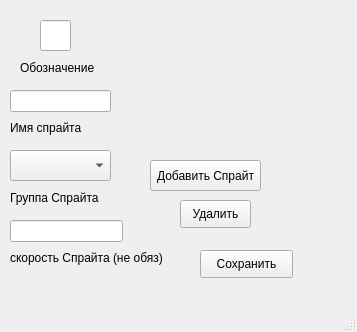
<?xml version="1.0" encoding="UTF-8"?>
<ui version="4.0">
 <class>MainWindow</class>
 <widget class="QMainWindow" name="MainWindow">
  <property name="geometry">
   <rect>
    <x>0</x>
    <y>0</y>
    <width>357</width>
    <height>332</height>
   </rect>
  </property>
  <property name="windowTitle">
   <string>Custom Class</string>
  </property>
  <widget class="QWidget" name="centralwidget">
   <widget class="QLineEdit" name="symbol">
    <property name="geometry">
     <rect>
      <x>40</x>
      <y>20</y>
      <width>31</width>
      <height>31</height>
     </rect>
    </property>
    <property name="font">
     <font>
      <pointsize>10</pointsize>
     </font>
    </property>
   </widget>
   <widget class="QLabel" name="label">
    <property name="geometry">
     <rect>
      <x>20</x>
      <y>60</y>
      <width>81</width>
      <height>16</height>
     </rect>
    </property>
    <property name="text">
     <string>Обозначение</string>
    </property>
   </widget>
   <widget class="QPushButton" name="add">
    <property name="geometry">
     <rect>
      <x>150</x>
      <y>160</y>
      <width>111</width>
      <height>31</height>
     </rect>
    </property>
    <property name="text">
     <string>Добавить Спрайт</string>
    </property>
   </widget>
   <widget class="QLabel" name="imageLabel">
    <property name="geometry">
     <rect>
      <x>170</x>
      <y>40</y>
      <width>75</width>
      <height>100</height>
     </rect>
    </property>
    <property name="text">
     <string/>
    </property>
   </widget>
   <widget class="QComboBox" name="comboBox">
    <property name="geometry">
     <rect>
      <x>10</x>
      <y>150</y>
      <width>101</width>
      <height>31</height>
     </rect>
    </property>
   </widget>
   <widget class="QLabel" name="label_3">
    <property name="geometry">
     <rect>
      <x>10</x>
      <y>250</y>
      <width>171</width>
      <height>16</height>
     </rect>
    </property>
    <property name="text">
     <string>скорость Спрайта (не обяз)</string>
    </property>
   </widget>
   <widget class="QLabel" name="label_4">
    <property name="geometry">
     <rect>
      <x>10</x>
      <y>190</y>
      <width>101</width>
      <height>16</height>
     </rect>
    </property>
    <property name="text">
     <string>Группа Спрайта</string>
    </property>
   </widget>
   <widget class="QPushButton" name="delete_2">
    <property name="geometry">
     <rect>
      <x>180</x>
      <y>200</y>
      <width>71</width>
      <height>28</height>
     </rect>
    </property>
    <property name="text">
     <string>Удалить</string>
    </property>
   </widget>
   <widget class="QLineEdit" name="sprName">
    <property name="geometry">
     <rect>
      <x>10</x>
      <y>90</y>
      <width>101</width>
      <height>22</height>
     </rect>
    </property>
   </widget>
   <widget class="QLabel" name="label_2">
    <property name="geometry">
     <rect>
      <x>10</x>
      <y>120</y>
      <width>91</width>
      <height>16</height>
     </rect>
    </property>
    <property name="text">
     <string>Имя спрайта</string>
    </property>
   </widget>
   <widget class="QLineEdit" name="Velocity">
    <property name="geometry">
     <rect>
      <x>10</x>
      <y>220</y>
      <width>113</width>
      <height>22</height>
     </rect>
    </property>
   </widget>
   <widget class="QPushButton" name="save">
    <property name="geometry">
     <rect>
      <x>200</x>
      <y>250</y>
      <width>93</width>
      <height>28</height>
     </rect>
    </property>
    <property name="text">
     <string>Сохранить</string>
    </property>
   </widget>
  </widget>
  <widget class="QMenuBar" name="menubar">
   <property name="geometry">
    <rect>
     <x>0</x>
     <y>0</y>
     <width>357</width>
     <height>26</height>
    </rect>
   </property>
  </widget>
  <widget class="QStatusBar" name="statusbar"/>
 </widget>
 <resources/>
 <connections/>
</ui>
